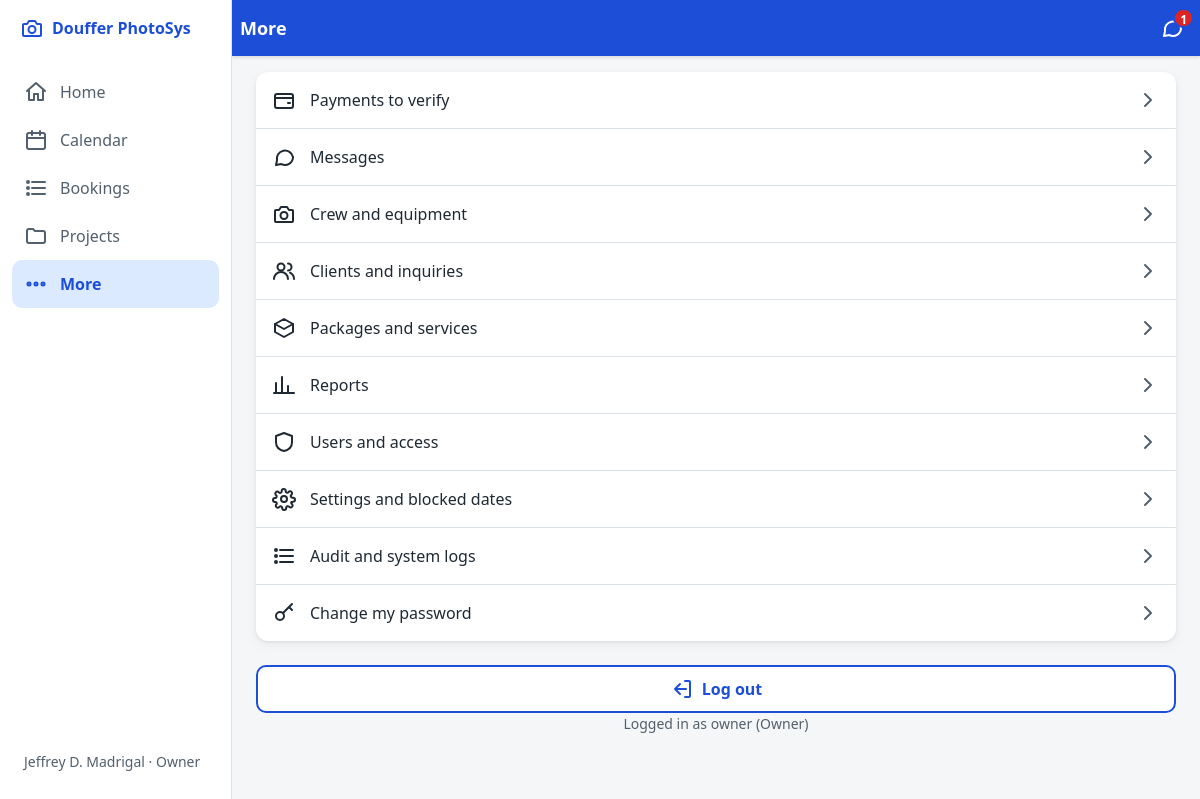
The app's page /admin/more (signed in) with its own data.
### tables this page shows
CREATE TABLE users (
  id                    INT UNSIGNED NOT NULL AUTO_INCREMENT,
  name                  VARCHAR(100) NOT NULL,
  username              VARCHAR(50)  NOT NULL,
  email                 VARCHAR(150) NULL,
  password_hash         VARCHAR(255) NOT NULL,
  role                  ENUM('owner','staff','crew') NOT NULL,
  perm_view_bookings    TINYINT(1) NOT NULL DEFAULT 1,
  perm_record_payments  TINYINT(1) NOT NULL DEFAULT 1,
  perm_verify_payments  TINYINT(1) NOT NULL DEFAULT 0,
  perm_archive_records  TINYINT(1) NOT NULL DEFAULT 0,
  perm_manage_messages  TINYINT(1) NOT NULL DEFAULT 1,
  must_change_password  TINYINT(1) NOT NULL DEFAULT 1,
  is_active             TINYINT(1) NOT NULL DEFAULT 1,
  last_login_at         DATETIME NULL,
  password_changed_at   DATETIME NULL,
  created_at            DATETIME NOT NULL DEFAULT CURRENT_TIMESTAMP,
  PRIMARY KEY (id),
  UNIQUE KEY uq_users_username (username)
);

### app/Core/View.php (called while the page is built, shortened)
<?php
final class View
{
    public static function render(string $view, array $data = [], ?string $layout = null): string
    {
        $content = self::capture($view, $data);
        return self::capture('layouts/' . $layout, $data + ['content' => $content]);
    }
    public static function capture(string $view, array $data = []): string
    {
        $file = APP_DIR . '/Views/' . $view . '.php';
        extract($data, EXTR_SKIP);
        try {
            require $file;
        } catch (\Throwable $e) {
            ob_end_clean();
            throw $e;
        }
        return (string) ob_get_clean();
    }
}

### app/Controllers/AdminMoreController.php (called while the page is built, shortened)
<?php
final class AdminMoreController
{
    public function index(): void
    {
        $items = [
            ['/admin/payments', 'Payments to verify', 'wallet', Auth::can('verify_payments')],
            ['/admin/messages', 'Messages', 'chat', Auth::can('manage_messages')],
            ['/admin/crew', 'Crew and equipment', 'camera', Auth::can('view_bookings')],
            ['/admin/clients', 'Clients and inquiries', 'users', Auth::can('view_bookings')],
            ['/admin/packages', 'Packages and services', 'box', Auth::isOwner()],
            ['/admin/reports', 'Reports', 'chart', Auth::can('view_bookings')],
            ['/admin/users', 'Users and access', 'shield', Auth::isOwner()],
            ['/admin/settings', 'Settings and blocked dates', 'gear', Auth::isOwner()],
            ['/admin/logs', 'Audit and system logs', 'list', Auth::isOwner()],
            ['/account/password', 'Change my password', 'key', true],
        ];
        view('admin/more', [
            'title'  => 'More',
            'screen' => 'MORE',
            'items'  => array_values(array_filter($items, static fn ($i) => $i[3])),
        ], 'admin');
    }
}

### app/Core/App.php (called while the page is built, shortened)
<?php
final class App
{
    public static function run(): void
    {
        try {
            $router = new Router();
            $method = strtoupper($_SERVER['REQUEST_METHOD'] ?? 'GET');
            $router->dispatch($method, current_path());
        } catch (HttpException $e) {
            self::renderError($e->status, $e->getMessage());
        } catch (Throwable $e) {
            self::logException($e);
            if (Config::get('env') === 'development') {
                http_response_code(500);
                header('Content-Type: text/plain; charset=utf-8');
                echo "Development error (hidden in production):\n\n" . $e;
                return;
            }
            self::renderError(500);
        }
    }
}

### public/index.php (called while the page is built, shortened)
<?php
require dirname(__DIR__) . '/app/bootstrap.php';
App\Core\App::run();

### app/Core/Auth.php (called while the page is built, shortened)
<?php
final class Auth
{
    private static ?array $user = null;
    private static bool $loaded = false;
    public static function user(): ?array
    {
        if (!self::$loaded) {
            self::$loaded = true;
            $id = $_SESSION['uid'] ?? null;
            if (is_int($id)) {
                self::$user = DB::one('SELECT * FROM users WHERE id = ? AND is_active = 1', [$id]);
            }
        }
        return self::$user;
    }
    public static function check(): bool
    {
        return self::user() !== null;
    }
    public static function role(): ?string
    {
        return self::user()['role'] ?? null;
    }
    public static function isOwner(): bool
    {
        return self::role() === 'owner';
    }
    public static function can(string $permission): bool
    {
        $u = self::user();
        if ($u['role'] === 'owner') {
            return true;
        }
        return false;
    }
}

### app/Core/Config.php (called while the page is built, shortened)
<?php
final class Config
{
    private static array $items = [];
    public static function load(array $items): void
    {
        self::$items = $items;
    }
    public static function get(string $key, mixed $default = null): mixed
    {
        $value = self::$items;
        foreach (explode('.', $key) as $part) {
            $value = $value[$part];
        }
        return $value;
    }
}

### app/Core/DB.php (called while the page is built, shortened)
<?php
final class DB
{
    private static ?PDO $pdo = null;
    public static function pdo(): PDO
    {
        if (self::$pdo === null) {
            $c = Config::get('db');
            $dsn = sprintf(
                'mysql:host=%s;port=%d;dbname=%s;charset=%s',
                $c['host'],
                (int) $c['port'],
                $c['name'],
                $c['charset'] ?? 'utf8mb4'
            );
            self::$pdo = new PDO($dsn, $c['user'], $c['pass'], [
                PDO::ATTR_ERRMODE            => PDO::ERRMODE_EXCEPTION,
                PDO::ATTR_DEFAULT_FETCH_MODE => PDO::FETCH_ASSOC,
                PDO::ATTR_EMULATE_PREPARES   => false,
                PDO::ATTR_STRINGIFY_FETCHES  => false,
            ]);
            self::$pdo->exec("SET time_zone = '+08:00'");
        }
        return self::$pdo;
    }
    public static function run(string $sql, array $params = []): PDOStatement
    {
        $stmt = self::pdo()->prepare($sql);
        $stmt->execute($params);
        return $stmt;
    }
    public static function one(string $sql, array $params = []): ?array
    {
        $row = self::run($sql, $params)->fetch();
        return $row === false ? null : $row;
    }
    public static function value(string $sql, array $params = []): mixed
    {
        $v = self::run($sql, $params)->fetchColumn();
        return $v === false ? null : $v;
    }
}

### app/Core/Guard.php (called while the page is built, shortened)
<?php
final class Guard
{
    public static function check(array $opts, bool $isApi): void
    {
        if (!Auth::check()) {
            if ($isApi) {
                throw new HttpException(401, 'Please log in again.');
            }
            if (($_SERVER['REQUEST_METHOD'] ?? 'GET') === 'GET') {
                $_SESSION['_intended'] = current_path_with_query();
            }
            Flash::set('info', 'Please log in to continue.');
            redirect('/admin/login');
        }
    }
}

### app/bootstrap.php (called while the page is built, shortened)
<?php
spl_autoload_register(static function (string $class): void {
    $file = APP_DIR . '/' . str_replace('\\', '/', substr($class, 4)) . '.php';
});
require APP_DIR . '/helpers.php';

### app/Models/Message.php (called while the page is built, shortened)
<?php
final class Message
{
    public static function unreadForAdmin(): int
    {
        return (int) DB::value(
            "SELECT COUNT(*) FROM messages WHERE sender_type = 'client' AND read_at IS NULL"
        );
    }
}

### app/Views/admin/more.php (the view, shortened to what this page needs)
<ul class="menu-list">
    <?php foreach ($items as [$href, $label, $ico]): ?>
        <li><a href="<?= e(url($href)) ?>"><?= icon($ico) ?><span><?= e($label) ?></span><?= icon('next', 'icon chevron') ?></a></li>
    <?php endforeach; ?>
</ul>
<form method="post" action="<?= e(url('/admin/logout')) ?>" class="section">
    <button type="submit" class="btn btn-outline btn-block"><?= icon('logout') ?> Log out</button>
</form>
<p class="muted center small">Logged in as <?= e(\App\Core\Auth::user()['username']) ?> (<?= e(ucfirst((string) \App\Core\Auth::role())) ?>)</p>

### app/Core/Router.php (shortened to what this page needs)
<?php
final class Router
{
    private array $routes = [];
    public function add(string $method, string $pattern, array $handler, array $opts = []): void
    {
        $this->routes[] = [
            'method'  => $method,
            'regex'   => self::compile($pattern),
            'handler' => $handler,
            'opts'    => $opts,
        ];
    }
    public static function compile(string $pattern): string
    {
        $pattern = $pattern === '/' ? '/' : rtrim($pattern, '/');
        $regex = preg_replace_callback('#\{(\w+)\}#', static function (array $m): string {
            $name = $m[1];
            if ($name === 'id' || str_ends_with($name, '_id')) {
                $part = '\d+';
            } elseif ($name === 'ref') {
                $part = '[A-Za-z0-9\-]+';
            } elseif ($name === 'token') {
                $part = '[A-Za-z0-9\-]{16,128}';
            } else {
                $part = '[^/]+';
            }
            return '(?P<' . $name . '>' . $part . ')';
        }, $pattern);
        return '#^' . $regex . '$#';
    }
    public function dispatch(string $method, string $path): void
    {
        $path = $path === '/' ? '/' : rtrim($path, '/');
        $methodMismatch = false;
        foreach ($this->routes as $route) {
            if (!preg_match($route['regex'], $path, $m)) {
                continue;
            }
            $opts = $route['opts'];
            Guard::check($opts, !empty($opts['api']));
            $params = array_filter($m, 'is_string', ARRAY_FILTER_USE_KEY);
            [$class, $action] = $route['handler'];
            $controller = new $class();
            $controller->$action(...array_merge($opts['args'] ?? [], array_values($params)));
            return;
        }
        throw new HttpException($methodMismatch ? 405 : 404);
    }
}

### app/Views/layouts/admin.php (shortened to what this page needs)
<?php
$unread = Message::unreadForAdmin();
$nav = [
    ['/admin', 'Home', 'home', nav_active('/admin', true)],
    ['/admin/calendar', 'Calendar', 'calendar', nav_active('/admin/calendar') || nav_active('/admin/crew')],
    ['/admin/bookings', 'Bookings', 'list', nav_active('/admin/bookings') || nav_active('/admin/payments')],
    ['/admin/projects', 'Projects', 'folder', nav_active('/admin/projects')],
    ['/admin/more', 'More', 'more', nav_active('/admin/more') || nav_active('/admin/clients') || nav_active('/admin/packages')
        || nav_active('/admin/reports') || nav_active('/admin/users') || nav_active('/admin/settings')
        || nav_active('/admin/logs') || nav_active('/admin/messages') || nav_active('/account')],
];
?>
<?= partial('partials/head', ['title' => $title ?? 'Admin', 'theme' => 'admin', 'scripts' => $scripts ?? []]) ?>
<body class="theme-admin has-sidebar"<?= Auth::can('manage_messages') ? ' data-poll-unread' : '' ?>>
<header class="topbar">
    <h1 class="topbar-title"><?= e($title ?? 'Admin') ?></h1>
    <?php if (Auth::can('manage_messages')): ?>
        <a class="topbar-btn topbar-end" href="<?= e(url('/admin/messages')) ?>" aria-label="Messages, <?= (int) $unread ?> unread">
            <?= icon('chat') ?>
            <span class="badge" data-unread-badge<?= $unread > 0 ? '' : ' hidden' ?>><?= (int) $unread ?></span>
        </a>
    <?php endif; ?>
</header>
<nav class="bottomnav bottomnav-5" aria-label="Admin">
    <div class="sidebar-brand"><?= icon('camera') ?><span>Douffer PhotoSys</span></div>
    <?php foreach ($nav as [$href, $label, $ico, $active]): ?>
        <a href="<?= e(url($href)) ?>"<?= $active ? ' aria-current="page"' : '' ?>><?= icon($ico) ?><span><?= e($label) ?></span></a>
    <?php endforeach; ?>
    <div class="sidebar-user">
        <span><?= e(Auth::user()['name'] ?? '') ?> · <?= e(ucfirst((string) Auth::role())) ?></span>
    </div>
</nav>
<main id="main" class="page" tabindex="-1">
    <?= $content ?>
</main>
</body>
</html>

### records on screen
users: name "Jeffrey D. Madrigal", role "Owner", username "owner"

### other values on screen
$unread "1"
$label "Home"
$label "Calendar"
$label "Bookings"
$label "Projects"
$label "More"
$label "Payments to verify"
$label "Messages"
$label "Crew and equipment"
$label "Clients and inquiries"
$label "Packages and services"
$label "Reports"
$label "Users and access"
$label "Settings and blocked dates"
$label "Audit and system logs"
